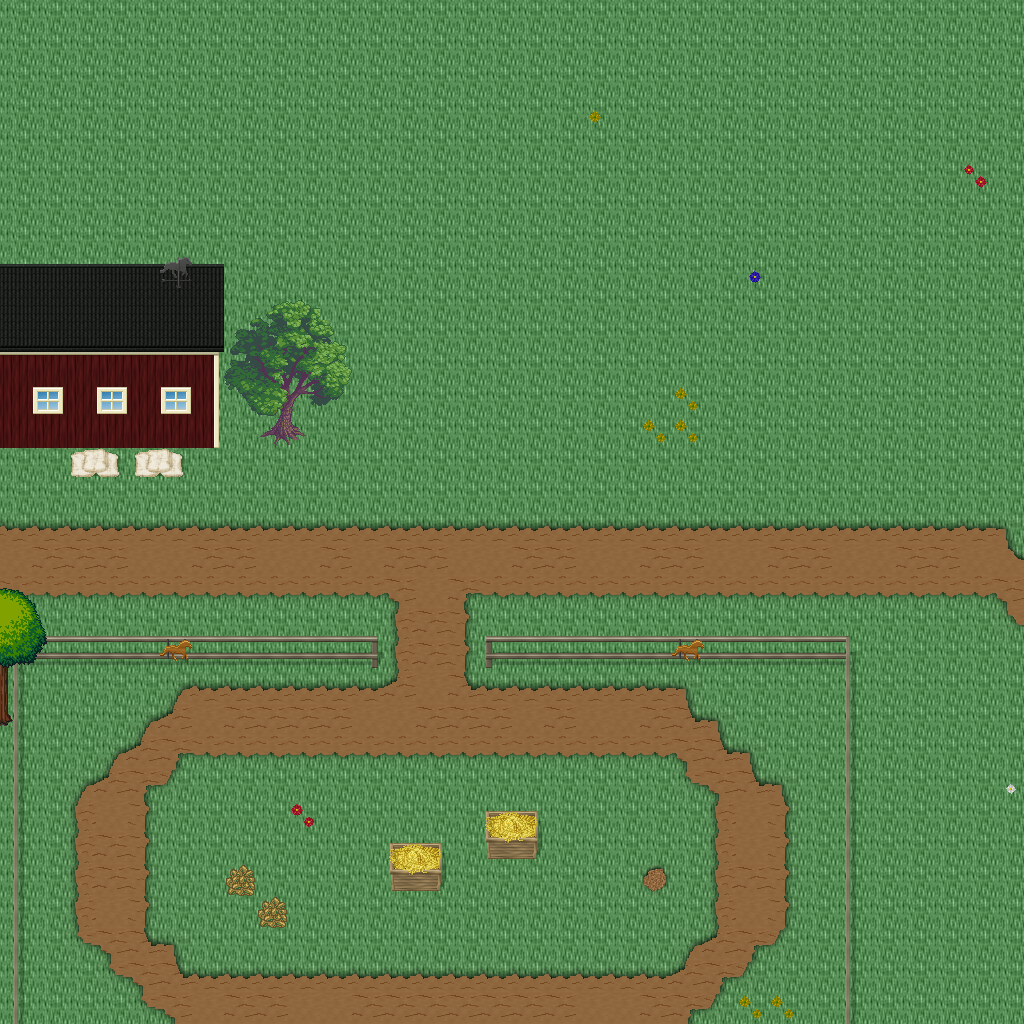

A level layout from a 2D game, rendered from its tile map. Below: a short description, then the map file with tile-grid data replaced by summaries:
An orthogonal 32x32 tile map with 32x32 px tiles, 5 tile layers (Ground, Objects, Objects2, Above, ...), 1 hidden layer not drawn, 49 tilesets.

<map version="1.10" tiledversion="1.11.0" orientation="orthogonal" renderorder="right-down" width="32" height="32" tilewidth="32" tileheight="32" infinite="0" nextlayerid="11" nextobjectid="1">
 <tileset firstgid="1" name="ground_ground" tilewidth="32" tileheight="32" tilecount="33" columns="3">
  <image source="../drawable/ground_ground.png" width="96" height="352" />
 </tileset>
 <tileset firstgid="34" name="building_wall_old_wood" tilewidth="32" tileheight="32" tilecount="9" columns="3">
  <image source="../drawable/building_wall_old_wood.png" width="96" height="96" />
 </tileset>
 <tileset firstgid="43" name="building_fence_fence_wooden" tilewidth="32" tileheight="32" tilecount="12" columns="3">
  <image source="../drawable/building_fence_fence_wooden.png" width="96" height="128" />
 </tileset>
 <tileset firstgid="55" name="building_fence_fence_chunky" tilewidth="32" tileheight="32" tilecount="21" columns="3">
  <image source="../drawable/building_fence_fence_chunky.png" width="96" height="224" />
 </tileset>
 <tileset firstgid="76" name="plant_stump_stump_brown" tilewidth="32" tileheight="32" tilecount="4" columns="2">
  <image source="../drawable/plant_stump_stump_brown.png" width="64" height="64" />
 </tileset>
 <tileset firstgid="80" name="ground_earth_edges" tilewidth="32" tileheight="32" tilecount="18" columns="6">
  <image source="../drawable/ground_earth_edges.png" width="192" height="96" />
 </tileset>
 <tileset firstgid="98" name="ground_grass_corners" tilewidth="32" tileheight="32" tilecount="24" columns="6">
  <image source="../drawable/ground_grass_corners.png" width="192" height="128" />
 </tileset>
 <tileset firstgid="122" name="ground_grass_edges" tilewidth="32" tileheight="32" tilecount="36" columns="12">
  <image source="../drawable/ground_grass_edges.png" width="384" height="96" />
 </tileset>
 <tileset firstgid="158" name="plant_tree_apple_tree" tilewidth="32" tileheight="32" tilecount="9" columns="3">
  <image source="../drawable/plant_tree_apple_tree.png" width="96" height="96" />
 </tileset>
 <tileset firstgid="167" name="plant_tree_chestnut_tree" tilewidth="32" tileheight="32" tilecount="20" columns="4">
  <image source="../drawable/plant_tree_chestnut_tree.png" width="128" height="160" />
 </tileset>
 <tileset firstgid="187" name="plant_tree_crack_willow" tilewidth="32" tileheight="32" tilecount="20" columns="4">
  <image source="../drawable/plant_tree_crack_willow.png" width="128" height="160" />
 </tileset>
 <tileset firstgid="207" name="furniture_chair_bench_iron" tilewidth="32" tileheight="32" tilecount="4" columns="2">
  <image source="../drawable/furniture_chair_bench_iron.png" width="64" height="64" />
 </tileset>
 <tileset firstgid="211" name="furniture_chair_bench_iron_reverse" tilewidth="32" tileheight="32" tilecount="4" columns="2">
  <image source="../drawable/furniture_chair_bench_iron_reverse.png" width="64" height="64" />
 </tileset>
 <tileset firstgid="215" name="object_hay_cart" tilewidth="32" tileheight="32" tilecount="1" columns="1">
  <image source="../drawable/object_hay_cart.png" width="32" height="32" />
 </tileset>
 <tileset firstgid="216" name="building_wall_walls_siding" tilewidth="32" tileheight="32" tilecount="16" columns="4">
  <image source="../drawable/building_wall_walls_siding.png" width="128" height="128" />
 </tileset>
 <tileset firstgid="232" name="building_roof_brown" tilewidth="32" tileheight="32" tilecount="20" columns="5">
  <image source="../drawable/building_roof_brown.png" width="160" height="128" />
 </tileset>
 <tileset firstgid="252" name="building_door_door" tilewidth="32" tileheight="32" tilecount="6" columns="3">
  <image source="../drawable/building_door_door.png" width="96" height="64" />
 </tileset>
 <tileset firstgid="258" name="item_tools" tilewidth="32" tileheight="32" tilecount="9" columns="3">
  <image source="../drawable/item_tools.png" width="96" height="96" />
 </tileset>
 <tileset firstgid="267" name="ground_cobbled_paving" tilewidth="32" tileheight="32" tilecount="1" columns="1">
  <image source="../drawable/ground_cobbled_paving.png" width="32" height="32" />
 </tileset>
 <tileset firstgid="268" name="item_bazaar_produce" tilewidth="32" tileheight="32" tilecount="4" columns="2">
  <image source="../drawable/item_bazaar_produce.png" width="64" height="64" />
 </tileset>
 <tileset firstgid="272" name="item_sacks" tilewidth="32" tileheight="32" tilecount="2" columns="2">
  <image source="../drawable/item_sacks.png" width="64" height="32" />
 </tileset>
 <tileset firstgid="274" name="building_barnyard" tilewidth="32" tileheight="32" tilecount="200" columns="8">
  <image source="../drawable/building_barnyard.png" width="256" height="800" />
 </tileset>
 <tileset firstgid="474" name="plant_flower_planted_containers" tilewidth="32" tileheight="32" tilecount="16" columns="4">
  <image source="../drawable/plant_flower_planted_containers.png" width="128" height="128" />
 </tileset>
 <tileset firstgid="490" name="furniture_chair_wooden_rustic" tilewidth="32" tileheight="32" tilecount="8" columns="4">
  <image source="../drawable/furniture_chair_wooden_rustic.png" width="128" height="64" />
 </tileset>
 <tileset firstgid="498" name="furniture_table_brick_base" tilewidth="32" tileheight="32" tilecount="3" columns="3">
  <image source="../drawable/furniture_table_brick_base.png" width="96" height="32" />
 </tileset>
 <tileset firstgid="501" name="building_stairs_wooden_stairs" tilewidth="32" tileheight="32" tilecount="9" columns="3">
  <image source="../drawable/building_stairs_wooden_stairs.png" width="96" height="96" />
 </tileset>
 <tileset firstgid="510" name="plant_tree_maple_tree" tilewidth="32" tileheight="32" tilecount="72" columns="8">
  <image source="../drawable/plant_tree_maple_tree.png" width="256" height="288" />
 </tileset>
 <tileset firstgid="582" name="building_decoration_chimney_big" tilewidth="32" tileheight="32" tilecount="2" columns="1">
  <image source="../drawable/building_decoration_chimney_big.png" width="32" height="64" />
 </tileset>
 <tileset firstgid="584" name="logic_item_corn" tilewidth="32" tileheight="32" tilecount="5" columns="5">
  <image source="../drawable/logic_item_corn.png" width="160" height="32" />
 </tileset>
 <tileset firstgid="589" name="logic_collision" tilewidth="32" tileheight="32" tilecount="1" columns="1">
  <image source="../drawable/logic_collision.png" width="32" height="32" />
 </tileset>
 <tileset firstgid="590" name="plant_bush_bushes" tilewidth="32" tileheight="32" tilecount="10" columns="5">
  <image source="../drawable/plant_bush_bushes.png" width="160" height="64" />
 </tileset>
 <tileset firstgid="600" name="logic_item_vegetable" tilewidth="32" tileheight="32" tilecount="16" columns="8">
  <image source="../drawable/logic_item_vegetable.png" width="256" height="64" />
 </tileset>
 <tileset firstgid="616" name="plant_flower_daisy_blue" tilewidth="32" tileheight="32" tilecount="8" columns="2">
  <image source="../drawable/plant_flower_daisy_blue.png" width="64" height="128" />
 </tileset>
 <tileset firstgid="624" name="plant_flower_daisy_red" tilewidth="32" tileheight="32" tilecount="8" columns="2">
  <image source="../drawable/plant_flower_daisy_red.png" width="64" height="128" />
 </tileset>
 <tileset firstgid="632" name="plant_flower_daisy_white" tilewidth="32" tileheight="32" tilecount="8" columns="2">
  <image source="../drawable/plant_flower_daisy_white.png" width="64" height="128" />
 </tileset>
 <tileset firstgid="640" name="plant_flower_daisy_yellow" tilewidth="32" tileheight="32" tilecount="8" columns="2">
  <image source="../drawable/plant_flower_daisy_yellow.png" width="64" height="128" />
 </tileset>
 <tileset firstgid="648" name="plant_tree_tree_darkgreen" tilewidth="32" tileheight="32" tilecount="88" columns="8">
  <image source="../drawable/plant_tree_tree_darkgreen.png" width="256" height="352" />
 </tileset>
 <tileset firstgid="736" name="logic_creature_animal" tilewidth="32" tileheight="32" tilecount="32" columns="8">
  <image source="../drawable/logic_creature_animal.png" width="256" height="128" />
 </tileset>
 <tileset firstgid="768" name="logic_creature_rodent" tilewidth="32" tileheight="32" tilecount="8" columns="8">
  <image source="../drawable/logic_creature_rodent.png" width="256" height="32" />
 </tileset>
 <tileset firstgid="776" name="logic_creature_farm_animal" tilewidth="32" tileheight="32" tilecount="16" columns="8">
  <image source="../drawable/logic_creature_farm_animal.png" width="256" height="64" />
 </tileset>
 <tileset firstgid="792" name="ground_green_paving" tilewidth="32" tileheight="32" tilecount="18" columns="3">
  <image source="../drawable/ground_green_paving.png" width="96" height="192" />
 </tileset>
 <tileset firstgid="810" name="logic_protection" tilewidth="32" tileheight="32" tilecount="2" columns="2">
  <image source="../drawable/logic_protection.png" width="64" height="32" />
 </tileset>
 <tileset firstgid="812" name="item_hen_nest" tilewidth="32" tileheight="32" tilecount="1" columns="1">
  <image source="../drawable/item_hen_nest.png" width="32" height="32" />
 </tileset>
 <tileset firstgid="813" name="logic_item_dairy" tilewidth="32" tileheight="32" tilecount="1" columns="1">
  <image source="../drawable/logic_item_dairy.png" width="32" height="32" />
 </tileset>
 <tileset firstgid="814" name="light_door_light_ew" tilewidth="32" tileheight="32" tilecount="18" columns="6">
  <image source="../drawable/light_door_light_ew.png" width="192" height="96" />
 </tileset>
 <tileset firstgid="832" name="light_door_light" tilewidth="32" tileheight="32" tilecount="12" columns="3">
  <image source="../drawable/light_door_light.png" width="96" height="128" />
 </tileset>
 <tileset firstgid="844" name="item_firewood" tilewidth="32" tileheight="32" tilecount="12" columns="3">
  <image source="../drawable/item_firewood.png" width="96" height="128" />
 </tileset>
 <tileset firstgid="856" name="furniture_sink_manger" tilewidth="32" tileheight="32" tilecount="18" columns="6">
  <image source="../drawable/furniture_sink_manger.png" width="192" height="96" />
 </tileset>
 <tileset firstgid="874" name="logic_creature_fowl" tilewidth="32" tileheight="32" tilecount="6" columns="6">
  <image source="../drawable/logic_creature_fowl.png" width="192" height="32" />
 </tileset>
 <layer id="1" name="Ground" width="32" height="32">
  <data>[1024 cells, 1024 non-empty, 2 distinct tile ids]</data>
 </layer>
 <layer id="2" name="Objects" width="32" height="32">
  <data>[1024 cells, 297 non-empty, 42 distinct tile ids]</data>
 </layer>
 <layer id="3" name="Objects2" width="32" height="32">
  <data>[1024 cells, 4 non-empty, 2 distinct tile ids]</data>
 </layer>
 <layer id="4" name="Above" width="32" height="32">
  <data>[1024 cells, 69 non-empty, 34 distinct tile ids]</data>
 </layer>
 <layer id="5" name="Above2" width="32" height="32">
  <data>[1024 cells, 2 non-empty, 2 distinct tile ids]</data>
 </layer>
 <layer id="6" name="Walkable" width="32" height="32" visible="0">
  <data>[1024 cells, 86 non-empty, 1 distinct tile ids]</data>
 </layer>
 <objectgroup id="7" name="Mapevents" />
 <objectgroup id="8" name="Spawn" />
 <objectgroup id="9" name="Keys" />
 <objectgroup id="10" name="Replace" />
</map>
